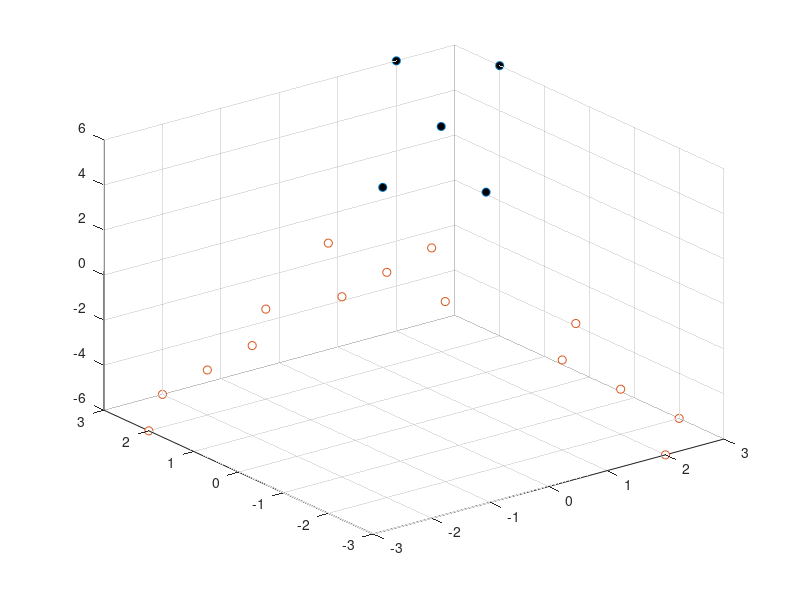
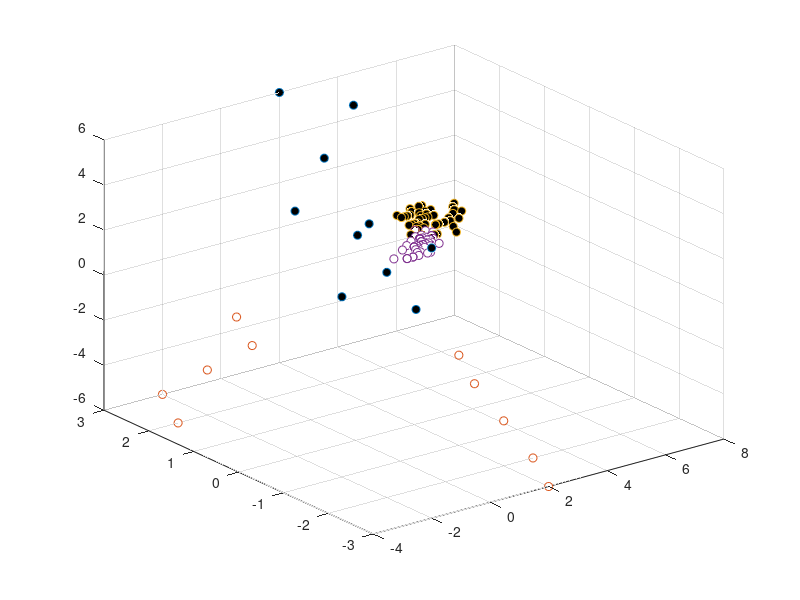

Write the MATLAB code that produced these figures, in order. (Note: this script raises an error after producing the figures.)

function [] = Main() %% Main Function --> Please uncomment a desire Step
clc;clear all;close all;
Step1_2;
%Step 3 % is about making a kernel to be used in following Steps
Step4_5
Step6_Primal
Step6_Dual
 Step7

Cvals = [0.1 1 10 100]; %% value of C
Cval = 1;
Step8(Cval)

Sigmas = [0.2 1 10]; %% value of sigma
sigma = 0.2;
Step9(sigma)
end

%%
function [] = Step1_2()%% Step 1  --- Soft margin

X=[1 0; 2 1; 2 -1; -1 0 ; -2 1; -2 -1]; %% input Data
Y=[1;1;1;-1;-1;-1]; %% input Label

%% initial Value for quadprog
N = size(X,1); %%  data Length 
K = Gram_Mat(X,X,'Linear',1); %% Calcute Gram matrix with data input and linear kernel and kernel parameter
H = (Y*Y').*K + 1e-5*eye(N); %% Calcute H for primal problem
f = ones(N,1);
A = [];
b = [];
LB = zeros(N,1); %% Lower band
UB = ones(N,1); %% Higher band
Aeq = Y';
beq = 0;
warning off

%%%%%%%%%%%%%%%%%%%%%%

C_val = [1]; %% value of C
for nb_c = 1:length(C_val); %% in loop for each C value 
    
    UB = C_val(nb_c).*UB; %% renew upper band based on C value
    alpha = quadprog(H,-f,A,b,Aeq,beq,LB,UB); %% Calcute Alpha with quadprog
    
    alphaY = sum(repmat(alpha.*Y,1,N).*K,1)';
    indx = find(alpha>1e-6); %% alpha thereshoilding
    clc
    alpha %% print alpha
    b = mean(Y(indx)-alphaY(indx)); %% Calcute Bias

    w = sum(repmat(alpha.*Y,1,2).*X,1)'; %% Calcute weights
    
    %% Plotting

    label = {'ko','ks'}; %% label for each data
    label_color = {[0 0 0],[1 1 1]}; %% label Color
    UY = unique(Y); %% unique the labels
    figure();
    indx = find(alpha>1e-6);
    plot(X(indx,1),X(indx,2),'ko','markersize',15,'markerfacecolor',[0.6 0.6 0.6],'markeredgecolor',[0.6 0.6 0.6]);%% plotting all input data
    hold on
    for i = 1:length(UY)
        indx = find(Y==UY(i));
        plot(X(indx,1),X(indx,2),label{i},'markerfacecolor',label_color{i}); %% plotting the each data in separattin mode
    end
    hold on
    f = @(x) -b-w(1)*x; %% creat boundery function
    ezplot(f) %% plot boundry
    xlim([min(X(:,1))-1 max(X(:,1))+1]);
    ylim([min(X(:,2))-1 max(X(:,2))+1]);
end


[Class_Labels,nbErrors,accuracySVM] = SVM_Test(w,b,X,Y)

end
% %{
%% Step 2 -- Classification Function
function [Class_Labels,nbErrors,accuracySVM] = SVM_Test(W,b,X,Y) %% Step 2
    nbData = size(X,1);
    X = X';
    Y = Y';
    for i = 1:nbData
        Class_Labels(i) = sign(W'*X(:,i)+b); %% Classified each data based on decision boundry
    end
    nbErrors = sum(Y~=Class_Labels); %% calcute number of misclassified data 
    accuracySVM = ((nbData - nbErrors)/nbData) * 100; %% calcute accuracy
end

%% Step 3 -- Gram Matrix Function
function Gr = Gram_Mat(A,B,kernel,var)
    if strcmp(kernel,'Linear')        
        Gr = A * B'; %% Gram matrix in Linear mode
    elseif strcmp(kernel,'Gaussian')
        Gr = sqrt(bsxfun(@plus, sum(A' .* A')', bsxfun(@minus, sum(B' .* B'), 2 * A * B'))); % Euclidean distance matrix
        Gr = exp(-(Gr.^2 / (2 * var.^2)));  %% Gram matrix in Gaussian mode
    end
end


%% Step 4 --- Dual problem (Uncomment because Comments are similar to Step1)

function [] = Step4_5()

    X=[1 0; 2 1; 2 -1; -1 0 ; -2 1; -2 -1]; %% input Data
    Y=[1;1;1;-1;-1;-1]; %% input Label

    %%%%%%%%%%%%%%%

    N = size(X,1);%% data Length 

    K = Gram_Mat(X,X,'Linear',1);  %% Calcute Gram matrix with data input and linear kernel and kernel parameter

    H = (Y*Y').*K ; %% Calcute H for primal problem
    f = ones(N,1);
    A = [];
    b = [];
    LB = zeros(N,1);  %% Lower band
    UB = ones(N,1);  %% Higher band

    Aeq = Y';
    beq = 0;
    warning off

    %%%%%%%%%%%%%%%%%%%%%%

    Cval = [1]; %% value of C
    for cv = 1:length(Cval);  %% in loop for each C value 

        UB = Cval(cv).*UB; %% renew upper band based on C value
        alpha = quadprog(H,-f,A,b,Aeq,beq,LB,UB); %% Calcute Alpha with quadprog
        alphaY = alpha.*Y;
        indx = find((alpha > 1e-6).*(alpha < Cval(cv)-1e-6));%% alpha thereshoilding
        btt = Y(indx)' - alphaY'*K(:, indx);
        w = sum(repmat(alpha.*Y,1,2).*X,1)'; %% Calcute weights
        clc
        alpha %% print alpha
        b = mean(btt) %% Calcute Bias

    end
[Class_Labels,nbErrors,accuracySVM] = SVM_Test_Dual(alpha,b,X,X,Y,Y,'Linear',1)    
end


function [Class_Labels,nbErrors,accuracySVM] = SVM_Test_Dual(alpha,b,D_train,D_test,L_train,L_test,kernel,par)

    % train label ???? --> we need train label for calculating w
    %%% we have alpha values, if we select some of them, then the bias
    %%% should change
    % alphaThresh = 1e-6;
    % indx = find(abs(alpha) > alphaThresh);


    nbData_Tr = size(D_train,2);
    K_tr = Gram_Mat(D_train,D_train,kernel,par); %% Gram matrix for train data
    w = sum(repmat(alpha.*L_train,1,nbData_Tr).*D_train,1)'; %% weight of train data

    K_te = Gram_Mat(D_test,D_test,kernel,par);%% Gram matrix for test data
    nbData_te = size(D_test,1);
    Y = L_test;
    for i = 1:nbData_te
        Class_Labels(i) = sign(w'*D_test(i,:)'+b); %% classifing  test data
    end
    nbErrors = sum(Y'~=Class_Labels);
    accuracySVM = ((nbData_te - nbErrors)/nbData_te) * 100;
end


%% Step 6 

function [] = Step6_Primal()
    X0 = [2 2; 2 1; 2 3; 1 2; 3 2 ; -2 -2; -2 -1; -2 -3; -1 -2; -3 -2 ; 2 -2; 2 -1; 2 -3; 1 -2; 3 -2 ; -2 2; -2 1; -2 3; -1 2; -3 2];
    X = [X0(:,1) X0(:,2) X0(:,1).*X0(:,2)];

    for i = 1:20 %% XOR boundy and data label based on their values
        if (X0(i,1)>= 0.5 && X0(i,2)>= 1) || (X0(i,1)>= 1 && X0(i,2)>= 0.5)
            Y(i,1) = -1;
        else
            Y(i,1) = 1;
        end
    end
    %% Plotting input data
    UY = unique(Y);
    ma = {'ko','ks'}; %% label for each data
    fc = {[0 0 0],[1 1 1]}; 
    for i = 1:length(UY)
        indx = find(Y==UY(i));
        scatter3(X(indx,1),X(indx,2),X(indx,3),ma{i},'markerfacecolor',fc{i})
        hold on
    end
    
    hold off

    %% primal Problem with Linear kernel (Comments : Step 1)

    N = size(X,1); %% data Length 
    N2 = size(X,2);
    K = Gram_Mat(X,X,'Linear',1); %% Calcute Gram matrix with data input and linear kernel and kernel parameter
    H = (Y*Y').*K + 1e-5*eye(N); %% Calcute H for primal problem
    f = ones(N,1);
    A = [];
    b = [];
    LB = zeros(N,1); %% Lower band 
    UB = ones(N,1); %% Higher band

    Aeq = Y';
    beq = 0;
    warning off

    %%%%%%%%%%%%%%%%%%%%%%

    Cvals = [1]; %% value of C
    for cv = 1:length(Cvals); %% in loop for each C value

        UB = Cvals(cv).*UB; %% renew upper band based on C value

        alpha = quadprog(H,-f,A,b,Aeq,beq,LB,UB);  %% Calcute Alpha with quadprog

        % Compute the bias
        alphaY = sum(repmat(alpha.*Y,1,N).*K,1)';
        indx = find(alpha>1e-6);
        b = mean(Y(indx)-alphaY(indx)); %% Calcute Bias
        w = sum(repmat(alpha.*Y,1,N2).*X,1)'; %% Calcute weights
    end

    [Class_Labels,nbErrors,accuracySVM] = SVM_Test(w,b,X,Y)

end






function [] = Step6_Dual()

    X0 = [2 2; 2 1; 2 3; 1 2; 3 2 ; -2 -2; -2 -1; -2 -3; -1 -2; -3 -2 ; 2 -2; 2 -1; 2 -3; 1 -2; 3 -2 ; -2 2; -2 1; -2 3; -1 2; -3 2];
    X = [X0(:,1) X0(:,2) X0(:,1).*X0(:,2)];

    for i = 1:20 %% XOR boundy and data label based on their values
        if (X0(i,1)>= 0.5 && X0(i,2)>= 1) || (X0(i,1)>= 1 && X0(i,2)>= 0.5)
            Y(i,1) = -1;
        else
            Y(i,1) = 1;
        end
    end

%%
    UY = unique(Y);
    ma = {'ko','ks'}; %% label for each data
    fc = {[0 0 0],[1 1 1]};

    for i = 1:length(UY)
        indx = find(Y==UY(i));
        scatter3(X(indx,1),X(indx,2),X(indx,3),ma{i},'markerfacecolor',fc{i})
        hold on
    end
    
    hold off

    %%

    N = size(X,1);  %% data Length 
    N2 = size(X,2);

    K = Gram_Mat(X,X,'Gaussian',1); %% Calcute Gram matrix with data input and linear kernel and kernel parameter

    H = (Y*Y').*K ; %% Calcute H for primal problem
    f = ones(N,1);
    A = [];
    b = [];
    LB = zeros(N,1);  %% Lower band
    UB = ones(N,1);  %% Higher band

    Aeq = Y';
    beq = 0;
    warning off

    %%%%%%%%%%%%%%%%%%%%%%

    Cval = [1]; %% value of C
    for cv = 1:length(Cval); %% in loop for each C value 

        UB = Cval(cv).*UB; %% renew upper band based on C value
        alpha = quadprog(H,-f,A,b,Aeq,beq,LB,UB); %% Calcute Alpha with quadprog

        alphaY = alpha.*Y;
        indx = (find((alpha > 1e-4).*(alpha < Cval-1e-6))); %% alpha thereshoilding

    %   indx = find(alpha>1e-6);
        b = mean(alpha(indx)-alphaY(indx));
    %     b = 1 / sqrt(sum(alpha(indx)+(1/Cval)*(alpha'*alpha)));
    w = sum(repmat(alpha.*Y,1,N2).*X,1)'; %% Calcute weights
    end


    [Class_Labels,nbErrors,accuracySVM] = SVM_Test_Dual(alpha,b,X,X,Y,Y,'Linear',1)

    UY = unique(Y);
    ma = {'ko','ks'}; %% label for each data
    fc = {[0 0 0],[1 1 1]}; %% label Color
    figure()

    for i = 1:length(UY)
        indx = find(Class_Labels==UY(i));
        scatter3(X(indx,1),X(indx,2),X(indx,3),ma{i},'markerfacecolor',fc{i})
        hold on
    end

end

%% Step 7 --- Loading Fisher Dataset

function [] = Step7()
    load fisheriris %%Load Fisher dataset
    xmeas = meas;
    xdata = xmeas( 51:end , 3:4); %%select samples and features
    X=xdata; % each comun is a data point
    label = species;
    group = label( 51:end );
    Y=ones(length(group),1); %a column vector
    for i=1:length(group)
        if strcmp(group{i},'virginica')
            Y(i)=-1;
        end
    end
    
    Cval = [1]; %% value of C
%%
    UY = unique(Y);
    ma = {'ko','ks'}; %% label for each data
    fc = {[0 0 0],[1 1 1]};

    for i = 1:length(UY)
        indx = find(Y==UY(i));
        scatter(X(indx,1),X(indx,2),ma{i},'markerfacecolor',fc{i})
        hold on
    end
    
    hold off

    %% Linear evaluation

    sprintf('Linear Evaluation\n')
    N = size(X,1);%% data Length 

    K = Gram_Mat(X,X,'Linear',1);  %% Calcute Gram matrix with data input and linear kernel and kernel parameter

    H = (Y*Y').*(K + (1/Cval)*eye(N)) ; %% Calcute H for primal problem
    f = ones(N,1);
    A = [];
    b = [];
    LB = zeros(N,1);  %% Lower band
    UB = ones(N,1);  %% Higher band

    Aeq = Y';
    beq = 0;
    warning off

    %%%%%%%%%%%%%%%%%%%%%%

    for cv = 1:length(Cval);  %% in loop for each C value 

        UB = Cval(cv).*UB; %% renew upper band based on C value
        alpha = quadprog(H,-f,A,b,Aeq,beq,LB,UB); %% Calcute Alpha with quadprog
        alphaY = alpha.*Y;

        indx = (find((alpha > 1e-4).*(alpha < Cval-1e-6))); %% alpha thereshoilding

    %   indx = find(alpha>1e-6);
        b = mean(alpha(indx)-alphaY(indx));
    %     b = 1 / sqrt(sum(alpha(indx)+(1/Cval)*(alpha'*alpha)));
    w = sum(repmat(alpha.*Y,1,2).*X,1)'; %% Calcute weights

    end
    [Class_Labels,nbErrors,accuracySVM] = SVM_Test_Dual(alpha,b,X,X,Y,Y,'Linear',1)
    
        %% Gaussian evaluation sigma =1

    sprintf('Gaussian Evaluation sigma = 1\n')
    N = size(X,1);%% data Length 

    K = Gram_Mat(X,X,'Gaussian',1);  %% Calcute Gram matrix with data input and linear kernel and kernel parameter

    H = (Y*Y').*(K + (1/Cval)*eye(N)) ; %% Calcute H for primal problem
    f = ones(N,1);
    A = [];
    b = [];
    LB = zeros(N,1);  %% Lower band
    UB = ones(N,1);  %% Higher band

    Aeq = Y';
    beq = 0;
    warning off

    %%%%%%%%%%%%%%%%%%%%%%

    Cval = [1]; %% value of C
    for cv = 1:length(Cval);  %% in loop for each C value 

        UB = Cval(cv).*UB; %% renew upper band based on C value
        alpha = quadprog(H,-f,A,b,Aeq,beq,LB,UB); %% Calcute Alpha with quadprog
        alphaY = alpha.*Y;

        indx = (find((alpha > 1e-4).*(alpha < Cval-1e-6))); %% alpha thereshoilding

    %   indx = find(alpha>1e-6);
        b = mean(alpha(indx)-alphaY(indx));
    %     b = 1 / sqrt(sum(alpha(indx)+(1/Cval)*(alpha'*alpha)));
        w = sum(repmat(alpha.*Y,1,2).*X,1)'; %% Calcute weights

    end
    [Class_Labels,nbErrors,accuracySVM] = SVM_Test_Dual(alpha,b,X,X,Y,Y,'Gaussian',1)
    
        %% Gaussian evaluation sigma =0.1

    sprintf('Gaussian Evaluation sigma = 0.1\n')
    N = size(X,1);%% data Length 

    K = Gram_Mat(X,X,'Gaussian',0.1);  %% Calcute Gram matrix with data input and linear kernel and kernel parameter

    H = (Y*Y').*(K + (1/Cval)*eye(N)) ; %% Calcute H for primal problem
    f = ones(N,1);
    A = [];
    b = [];
    LB = zeros(N,1);  %% Lower band
    UB = ones(N,1);  %% Higher band

    Aeq = Y';
    beq = 0;
    warning off

    %%%%%%%%%%%%%%%%%%%%%%

    Cval = [1]; %% value of C
    for cv = 1:length(Cval);  %% in loop for each C value 

        UB = Cval(cv).*UB; %% renew upper band based on C value
        alpha = quadprog(H,-f,A,b,Aeq,beq,LB,UB); %% Calcute Alpha with quadprog
        alphaY = alpha.*Y;

        indx = (find((alpha > 1e-4).*(alpha < Cval-1e-6))); %% alpha thereshoilding

    %   indx = find(alpha>1e-6);
        b = mean(alpha(indx)-alphaY(indx));
    %     b = 1 / sqrt(sum(alpha(indx)+(1/Cval)*(alpha'*alpha)));
        w = sum(repmat(alpha.*Y,1,2).*X,1)'; %% Calcute weights

    end
    [Class_Labels,nbErrors,accuracySVM] = SVM_Test_Dual(alpha,b,X,X,Y,Y,'Gaussian',1)
end


%% Step 8 --- 

function [] = Step8(Cval)
% %% Train dataset
x = randn(50,2);
y = gaussmf(x , [1 0]);
l1 = ones(50,1);

X_Train = y;
Y_Train = l1;

x = randn(50,2);
y = gaussmf(x , [1 2]);
l2 = -1*ones(50,1);

X_Train = [X_Train ; y];
Y_Train = [Y_Train ; l2];

% Test dataset

x = randn(1000,2);
y = gaussmf(x , [1 0]);
l1 = ones(1000,1);

X_Test = y;
Y_Test = l1;

x = randn(1000,2);
y = gaussmf(x , [1 2]);
l2 = -1*ones(1000,1);

X_Test  = [X_Test  ; y];
Y_Test = [Y_Test ; l2];

      %% Gaussian evaluation sigma = 0.1

     
    sprintf(strcat('Gaussian Evaluation sigma = 1 C = ' , num2str(Cval),' \n'))
    N = size(X_Train,1);%% data Length 

    K = Gram_Mat(X_Train,X_Train,'Gaussian',1);  %% Calcute Gram matrix with data input and linear kernel and kernel parameter

    H = (Y_Train*Y_Train').*(K + (1/Cval)*eye(N)) ; %% Calcute H for primal problem
    f = ones(N,1);
    A = [];
    b = [];
    LB = zeros(N,1);  %% Lower band
    UB = ones(N,1);  %% Higher band

    Aeq = Y_Train';
    beq = 0;
    warning off

    %%%%%%%%%%%%%%%%%%%%%%

    UB = Cval.*UB; %% renew upper band based on C value
    alpha = quadprog(H,-f,A,b,Aeq,beq,LB,UB); %% Calcute Alpha with quadprog
    alphaY = 1 - alpha.*Y_Train;

    indx = (find((alpha > 1e-4).*(alpha < Cval-1e-6))); %% alpha thereshoilding

%   indx = find(alpha>1e-6);
    b = mean(alpha(indx)-alphaY(indx));
%     b = 1 / sqrt(sum(alpha(indx)+(1/Cval)*(alpha'*alpha)));
    w = sum(repmat(alpha.*Y_Train,1,2).*X_Train,1)'; %% Calcute weights

    [Class_Labels,nbErrors,accuracySVM] = SVM_Test_Dual(alpha,b,X_Train,X_Test,Y_Train,Y_Test,'Gaussian',1)
        
%% Plotting

    label = {'ko','ks'}; %% label for each data
    label_color = {[0 0 0],[1 1 1]}; %% label Color
    UY = unique(Y_Train); %% unique the labels
    figure(1);
    ylabel('Training Dataset')
    hold on
    for i = 1:length(UY)
        indx = find(Y_Train==UY(i));
        plot(X_Train(indx,1),X_Train(indx,2),label{i},'markerfacecolor',label_color{i}); %% plotting the each data in separattin mode
    end
    hold on
    f = @(x) -b-w(1)*x; %% creat boundery function
    ezplot(f) %% plot boundry
    
    
    xlim([min(X_Train(:,1))-0.25 max(X_Train(:,1))+0.25]);
    ylim([min(X_Train(:,2))-0.25 max(X_Train(:,2))+0.25]);
    
    figure(2)
    hold on
    ylabel('Testing Dataset')
    label = {'ko','ks'}; %% label for each data
    label_color = {[1 0 0],[0 1 0]}; %% label Color
    UY = unique(Y_Test); %% unique the labels
    for i = 1:length(UY)
        indx = find(Y_Test==UY(i));
        plot(X_Test(indx,1),X_Test(indx,2),label{i},'markerfacecolor',label_color{i}); %% plotting the each data in separattin mode
    end
    
    f = @(x) -b-w(1)*x; %% creat boundery function
    ezplot(f) %% plot boundry
    
    xlim([min(X_Train(:,1))-0.25 max(X_Train(:,1))+0.25]);
    ylim([min(X_Train(:,2))-0.25 max(X_Train(:,2))+0.25]);
end


%% Step 9 --- 

function [] = Step9(sigma)
% %% Train dataset
x = randn(50,2);
y = gaussmf(x , [1 0]);
l1 = ones(50,1);

X_Train = y;
Y_Train = l1;

x = randn(50,2);
y = gaussmf(x , [1 2]);
l2 = -1*ones(50,1);

X_Train = [X_Train ; y];
Y_Train = [Y_Train ; l2];

% Test dataset

x = randn(1000,2);
y = gaussmf(x , [1 0]);
l1 = ones(1000,1);

X_Test = y;
Y_Test = l1;

x = randn(1000,2);
y = gaussmf(x , [1 2]);
l2 = -1*ones(1000,1);

X_Test  = [X_Test  ; y];
Y_Test = [Y_Test ; l2];

      %% Gaussian evaluation C = 1

     
    Cval = 1;
    sprintf(strcat('Gaussian Evaluation C = 1 sigma = ' , num2str(sigma),' \n'))
    N = size(X_Train,1);%% data Length 

    K = Gram_Mat(X_Train,X_Train,'Gaussian',sigma);  %% Calcute Gram matrix with data input and linear kernel and kernel parameter

    H = (Y_Train*Y_Train').*(K + (1/Cval)*eye(N)) ; %% Calcute H for primal problem
    f = ones(N,1);
    A = [];
    b = [];
    LB = zeros(N,1);  %% Lower band
    UB = ones(N,1);  %% Higher band

    Aeq = Y_Train';
    beq = 0;
    warning off

    %%%%%%%%%%%%%%%%%%%%%%

    UB = Cval.*UB; %% renew upper band based on C value
    alpha = quadprog(H,-f,A,b,Aeq,beq,LB,UB); %% Calcute Alpha with quadprog
    alphaY = 1- alpha.*Y_Train;
    indx = find(alpha>1e-6);
    b = mean(alpha(indx)-alphaY(indx));
    w = sum(repmat(alpha.*Y_Train,1,2).*X_Train,1)'; %% Calcute weights

    [Class_Labels,nbErrors,accuracySVM] = SVM_Test_Dual(alpha,b,X_Train,X_Test,Y_Train,Y_Test,'Gaussian',1)
    
%% Plotting

    label = {'ko','ks'}; %% label for each data
    label_color = {[0 0 0],[1 1 1]}; %% label Color
    UY = unique(Y_Train); %% unique the labels
    figure(1);
    ylabel('Training Dataset')
    hold on
    for i = 1:length(UY)
        indx = find(Y_Train==UY(i));
        plot(X_Train(indx,1),X_Train(indx,2),label{i},'markerfacecolor',label_color{i}); %% plotting the each data in separattin mode
    end
    hold on
    f = @(x) -b-w(1)*x; %% creat boundery function
    ezplot(f) %% plot boundry
    
    
    xlim([min(X_Train(:,1))-0.25 max(X_Train(:,1))+0.25]);
    ylim([min(X_Train(:,2))-0.25 max(X_Train(:,2))+0.25]);
    
    figure(2)
    hold on
    ylabel('Testing Dataset')
    label = {'ko','ks'}; %% label for each data
    label_color = {[1 0 0],[0 1 0]}; %% label Color
    UY = unique(Y_Test); %% unique the labels
    for i = 1:length(UY)
        indx = find(Y_Test==UY(i));
        plot(X_Test(indx,1),X_Test(indx,2),label{i},'markerfacecolor',label_color{i}); %% plotting the each data in separattin mode
    end
    
    f = @(x) -b-w(1)*x; %% creat boundery function
    ezplot(f) %% plot boundry
    
    xlim([min(X_Train(:,1))-0.25 max(X_Train(:,1))+0.25]);
    ylim([min(X_Train(:,2))-0.25 max(X_Train(:,2))+0.25]);
end
% %}